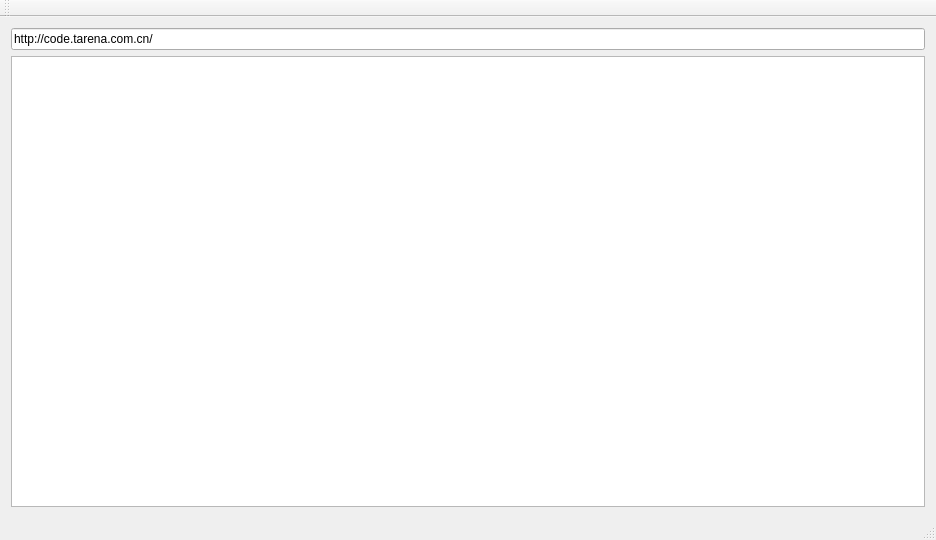
<?xml version="1.0" encoding="UTF-8"?>
<ui version="4.0">
 <class>HttpClientMainWindow</class>
 <widget class="QMainWindow" name="HttpClientMainWindow">
  <property name="geometry">
   <rect>
    <x>0</x>
    <y>0</y>
    <width>936</width>
    <height>540</height>
   </rect>
  </property>
  <property name="windowTitle">
   <string>MainWindow</string>
  </property>
  <widget class="QWidget" name="centralWidget">
   <layout class="QVBoxLayout" name="verticalLayout">
    <item>
     <widget class="QLineEdit" name="lineEdit">
      <property name="text">
       <string>http://code.tarena.com.cn/</string>
      </property>
     </widget>
    </item>
    <item>
     <widget class="QTextBrowser" name="textBrowser">
      <property name="openLinks">
       <bool>false</bool>
      </property>
     </widget>
    </item>
   </layout>
  </widget>
  <widget class="QMenuBar" name="menuBar">
   <property name="geometry">
    <rect>
     <x>0</x>
     <y>0</y>
     <width>936</width>
     <height>31</height>
    </rect>
   </property>
  </widget>
  <widget class="QToolBar" name="mainToolBar">
   <attribute name="toolBarArea">
    <enum>TopToolBarArea</enum>
   </attribute>
   <attribute name="toolBarBreak">
    <bool>false</bool>
   </attribute>
  </widget>
  <widget class="QStatusBar" name="statusBar"/>
  <action name="actionSaveFile">
   <property name="text">
    <string>SaveFile</string>
   </property>
  </action>
 </widget>
 <layoutdefault spacing="6" margin="11"/>
 <resources/>
 <connections/>
</ui>
